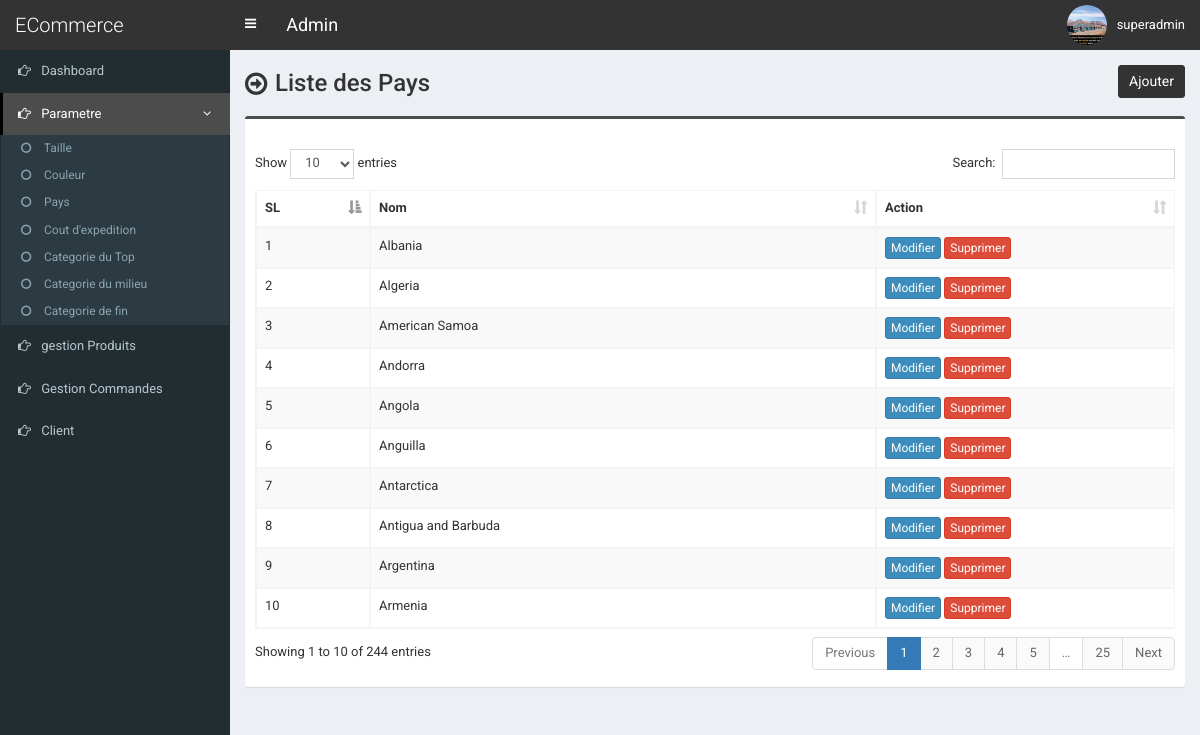
The page /admin/country.php (signed in) on the database its author committed.
### tables this page shows
CREATE TABLE `tbl_country` (
  `country_id` int(11) NOT NULL,
  `country_name` varchar(100) NOT NULL DEFAULT ''
);

### admin/country.php (the view, shortened to what this page needs)
<?php require_once('header.php'); ?>
<section class="content-header">
	<div class="content-header-left">
		<h1>Liste des Pays</h1>
	</div>
	<div class="content-header-right">
		<a href="country-add.php" class="btn btn-primary btn-sm">Ajouter</a>
	</div>
</section>
<section class="content">
  <div class="row">
    <div class="col-md-12">
      <div class="box box-info">
        <div class="box-body table-responsive">
          <table id="example1" class="table table-bordered table-striped">
			<thead>
			    <tr>
			        <th>SL</th>
			        <th>Nom</th>
			        <th>Action</th>
			    </tr>
			</thead>
            <tbody>
            	<?php
            	$i=0;
            	$statement = $pdo->prepare("SELECT * FROM tbl_country ORDER BY country_id ASC");
            	$statement->execute();
            	$result = $statement->fetchAll(PDO::FETCH_ASSOC);
            	foreach ($result as $row) {
            		$i++;
            		?>
					<tr>
	                    <td><?php echo $i; ?></td>
	                    <td><?php echo $row['country_name']; ?></td>
	                    <td>
	                        <a href="country-edit.php?id=<?php echo $row['country_id']; ?>" class="btn btn-primary btn-xs">Modifier</a>
	                        <a href="#" class="btn btn-danger btn-xs" data-href="country-delete.php?id=<?php echo $row['country_id']; ?>" data-toggle="modal" data-target="#confirm-delete">Supprimer</a>
	                    </td>
	                </tr>
            		<?php
            	}
            	?>
            </tbody>
          </table>
        </div>
      </div>
</section>
<?php require_once('footer.php'); ?>

### admin/style.css (style rules this page uses)
body { font-size: 13px; font-family: 'Roboto', sans-serif; }
.content-header>h1, .content-header .content-header-left h1 { font-family: 'Roboto', sans-serif; }
.box-info { padding-top: 20px; }
.content-header { overflow: hidden; }
.content-header .content-header-left { float: left; padding-top: 5px; }
.content-header .content-header-right { float: right; }
.content-header .content-header-left h1 { margin-top: 0; margin-bottom: 0; padding-left: 30px; padding-bottom: 5px; font-size: 24px; position: relative; }
.content-header .content-header-left h1:before { position: absolute; top: 0; left: 0; font-family: 'FontAwesome', sans-serif; font-size: 26px; content: '\f18e'; }
.content-header .content-header-right a { position: relative; font-size: 14px; }
.box.box-info { border-top-color: #4c4c4c; }
.content-header .content-header-right a { background-color: #333333; border-color: #333333; }

### rows shown on the page
tbl_country: country_name "Albania"
tbl_country: country_name "Algeria"
tbl_country: country_name "American Samoa"
tbl_country: country_name "Andorra"
tbl_country: country_name "Angola"
tbl_country: country_name "Anguilla"
tbl_country: country_name "Antarctica"
tbl_country: country_name "Antigua and Barbuda"
tbl_country: country_name "Argentina"
tbl_country: country_name "Armenia"

### other values the page prints
$_SESSION['user']['full_name'] "superadmin"
